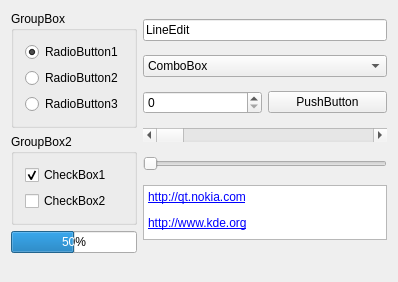
<?xml version="1.0" encoding="UTF-8"?>
<ui version="4.0">
 <comment>*********************************************************************
**
** Copyright (C) 2013 Digia Plc and/or its subsidiary(-ies).
** Contact: http://www.qt-project.org/legal
**
** This file is part of the tools applications of the Qt Toolkit.
**
** $QT_BEGIN_LICENSE:LGPL$
** Commercial License Usage
** Licensees holding valid commercial Qt licenses may use this file in
** accordance with the commercial license agreement provided with the
** Software or, alternatively, in accordance with the terms contained in
** a written agreement between you and Digia.  For licensing terms and
** conditions see http://qt.digia.com/licensing.  For further information
** use the contact form at http://qt.digia.com/contact-us.
**
** GNU Lesser General Public License Usage
** Alternatively, this file may be used under the terms of the GNU Lesser
** General Public License version 2.1 as published by the Free Software
** Foundation and appearing in the file LICENSE.LGPL included in the
** packaging of this file.  Please review the following information to
** ensure the GNU Lesser General Public License version 2.1 requirements
** will be met: http://www.gnu.org/licenses/old-licenses/lgpl-2.1.html.
**
** In addition, as a special exception, Digia gives you certain additional
** rights.  These rights are described in the Digia Qt LGPL Exception
** version 1.1, included in the file LGPL_EXCEPTION.txt in this package.
**
** GNU General Public License Usage
** Alternatively, this file may be used under the terms of the GNU
** General Public License version 3.0 as published by the Free Software
** Foundation and appearing in the file LICENSE.GPL included in the
** packaging of this file.  Please review the following information to
** ensure the GNU General Public License version 3.0 requirements will be
** met: http://www.gnu.org/copyleft/gpl.html.
**
**
** $QT_END_LICENSE$
**
*********************************************************************</comment>
 <class>PreviewWidget</class>
 <widget class="QWidget" name="PreviewWidget">
  <property name="geometry">
   <rect>
    <x>0</x>
    <y>0</y>
    <width>398</width>
    <height>282</height>
   </rect>
  </property>
  <property name="sizePolicy">
   <sizepolicy hsizetype="Minimum" vsizetype="Minimum">
    <horstretch>0</horstretch>
    <verstretch>0</verstretch>
   </sizepolicy>
  </property>
  <property name="windowTitle">
   <string>Preview Window</string>
  </property>
  <layout class="QVBoxLayout" name="verticalLayout_5">
   <item>
    <layout class="QHBoxLayout" name="horizontalLayout">
     <item>
      <layout class="QVBoxLayout" name="verticalLayout_2">
       <property name="spacing">
        <number>6</number>
       </property>
       <property name="margin">
        <number>0</number>
       </property>
       <item>
        <widget class="QGroupBox" name="GroupBox1">
         <property name="title">
          <string>GroupBox</string>
         </property>
         <layout class="QVBoxLayout" name="verticalLayout_3">
          <property name="spacing">
           <number>6</number>
          </property>
          <property name="margin">
           <number>11</number>
          </property>
          <item>
           <widget class="QRadioButton" name="RadioButton1">
            <property name="text">
             <string>RadioButton1</string>
            </property>
            <property name="checked">
             <bool>true</bool>
            </property>
           </widget>
          </item>
          <item>
           <widget class="QRadioButton" name="RadioButton2">
            <property name="text">
             <string>RadioButton2</string>
            </property>
           </widget>
          </item>
          <item>
           <widget class="QRadioButton" name="RadioButton3">
            <property name="text">
             <string>RadioButton3</string>
            </property>
           </widget>
          </item>
         </layout>
        </widget>
       </item>
       <item>
        <widget class="QGroupBox" name="GroupBox2">
         <property name="title">
          <string>GroupBox2</string>
         </property>
         <layout class="QVBoxLayout" name="verticalLayout_4">
          <property name="spacing">
           <number>6</number>
          </property>
          <property name="margin">
           <number>11</number>
          </property>
          <item>
           <widget class="QCheckBox" name="CheckBox1">
            <property name="text">
             <string>CheckBox1</string>
            </property>
            <property name="checked">
             <bool>true</bool>
            </property>
           </widget>
          </item>
          <item>
           <widget class="QCheckBox" name="CheckBox2">
            <property name="text">
             <string>CheckBox2</string>
            </property>
           </widget>
          </item>
         </layout>
        </widget>
       </item>
       <item>
        <widget class="QProgressBar" name="ProgressBar1">
         <property name="value">
          <number>50</number>
         </property>
        </widget>
       </item>
      </layout>
     </item>
     <item>
      <layout class="QVBoxLayout" name="verticalLayout">
       <property name="spacing">
        <number>6</number>
       </property>
       <property name="margin">
        <number>0</number>
       </property>
       <item>
        <widget class="QLineEdit" name="LineEdit1">
         <property name="text">
          <string>LineEdit</string>
         </property>
        </widget>
       </item>
       <item>
        <widget class="QComboBox" name="ComboBox1">
         <item>
          <property name="text">
           <string>ComboBox</string>
          </property>
         </item>
        </widget>
       </item>
       <item>
        <layout class="QHBoxLayout" name="horizontalLayout_2">
         <property name="spacing">
          <number>6</number>
         </property>
         <property name="margin">
          <number>0</number>
         </property>
         <item>
          <widget class="QSpinBox" name="SpinBox1"/>
         </item>
         <item>
          <widget class="QPushButton" name="PushButton1">
           <property name="text">
            <string>PushButton</string>
           </property>
          </widget>
         </item>
        </layout>
       </item>
       <item>
        <widget class="QScrollBar" name="ScrollBar1">
         <property name="orientation">
          <enum>Qt::Horizontal</enum>
         </property>
        </widget>
       </item>
       <item>
        <widget class="QSlider" name="Slider1">
         <property name="orientation">
          <enum>Qt::Horizontal</enum>
         </property>
        </widget>
       </item>
       <item>
        <widget class="QTextEdit" name="textView">
         <property name="maximumSize">
          <size>
           <width>32767</width>
           <height>55</height>
          </size>
         </property>
         <property name="readOnly">
          <bool>true</bool>
         </property>
         <property name="html">
          <string>&lt;p&gt;&lt;a href=&quot;http://qt.nokia.com&quot;&gt;http://qt.nokia.com&lt;/a&gt;&lt;/p&gt;
&lt;p&gt;&lt;a href=&quot;http://www.kde.org&quot;&gt;http://www.kde.org&lt;/a&gt;&lt;/p&gt;</string>
         </property>
        </widget>
       </item>
      </layout>
     </item>
    </layout>
   </item>
   <item>
    <spacer name="Spacer2">
     <property name="orientation">
      <enum>Qt::Vertical</enum>
     </property>
     <property name="sizeType">
      <enum>QSizePolicy::Expanding</enum>
     </property>
     <property name="sizeHint" stdset="0">
      <size>
       <width>20</width>
       <height>0</height>
      </size>
     </property>
    </spacer>
   </item>
  </layout>
 </widget>
 <resources/>
 <connections/>
</ui>
